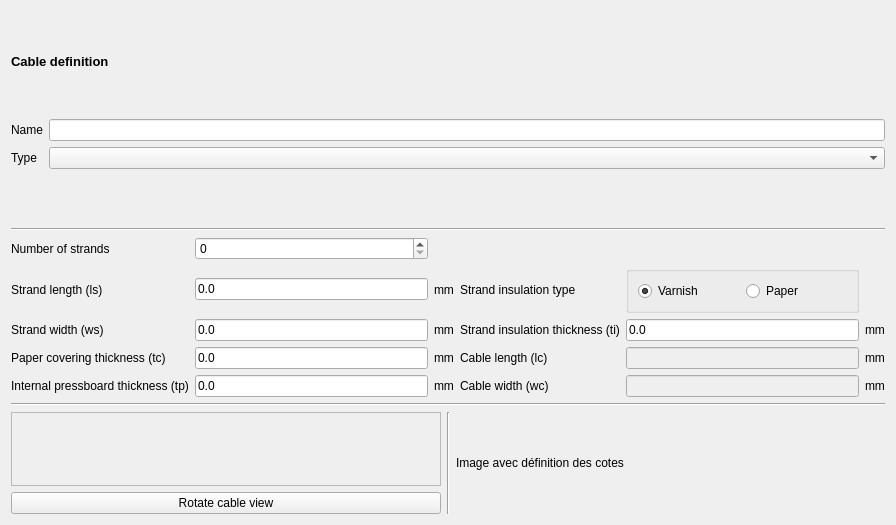
<?xml version="1.0" encoding="UTF-8"?>
<ui version="4.0">
 <class>Form</class>
 <widget class="QWidget" name="Form">
  <property name="geometry">
   <rect>
    <x>0</x>
    <y>0</y>
    <width>896</width>
    <height>525</height>
   </rect>
  </property>
  <property name="windowTitle">
   <string>Form</string>
  </property>
  <layout class="QVBoxLayout" name="verticalLayout">
   <item>
    <layout class="QVBoxLayout" name="verticalLayout_2">
     <item>
      <widget class="QLabel" name="ui_lbl_cableDef">
       <property name="text">
        <string>&lt;html&gt;&lt;head/&gt;&lt;body&gt;&lt;p&gt;&lt;span style=&quot; font-size:10pt; font-weight:600;&quot;&gt;Cable definition&lt;/span&gt;&lt;/p&gt;&lt;/body&gt;&lt;/html&gt;</string>
       </property>
      </widget>
     </item>
     <item>
      <layout class="QHBoxLayout" name="horizontalLayout">
       <item>
        <layout class="QFormLayout" name="formLayout">
         <item row="0" column="0">
          <widget class="QLabel" name="label_3">
           <property name="text">
            <string>Name</string>
           </property>
          </widget>
         </item>
         <item row="0" column="1">
          <widget class="QLineEdit" name="ui_le_name"/>
         </item>
         <item row="1" column="0">
          <widget class="QLabel" name="label_4">
           <property name="text">
            <string>Type</string>
           </property>
          </widget>
         </item>
         <item row="1" column="1">
          <widget class="QComboBox" name="ui_cBox_type"/>
         </item>
        </layout>
       </item>
      </layout>
     </item>
     <item>
      <widget class="Line" name="line">
       <property name="orientation">
        <enum>Qt::Horizontal</enum>
       </property>
      </widget>
     </item>
     <item>
      <layout class="QGridLayout" name="gridLayout">
       <item row="5" column="3">
        <widget class="QLabel" name="label_10">
         <property name="text">
          <string>Cable width (wc)</string>
         </property>
        </widget>
       </item>
       <item row="5" column="4">
        <widget class="QLineEdit" name="ui_le_cableThick">
         <property name="enabled">
          <bool>false</bool>
         </property>
        </widget>
       </item>
       <item row="1" column="2">
        <widget class="QLabel" name="label_13">
         <property name="text">
          <string>mm</string>
         </property>
        </widget>
       </item>
       <item row="3" column="0">
        <widget class="QLabel" name="label_7">
         <property name="text">
          <string>Strand width (ws)</string>
         </property>
        </widget>
       </item>
       <item row="0" column="2">
        <widget class="QLabel" name="label_20">
         <property name="text">
          <string/>
         </property>
        </widget>
       </item>
       <item row="3" column="2">
        <widget class="QLabel" name="label_14">
         <property name="text">
          <string>mm</string>
         </property>
        </widget>
       </item>
       <item row="0" column="0">
        <widget class="QLabel" name="label_5">
         <property name="text">
          <string>Number of strands</string>
         </property>
        </widget>
       </item>
       <item row="1" column="0">
        <widget class="QLabel" name="label_6">
         <property name="text">
          <string>Strand length (ls)</string>
         </property>
        </widget>
       </item>
       <item row="3" column="1">
        <widget class="QLineEdit" name="ui_le_strandThick">
         <property name="text">
          <string>0.0</string>
         </property>
        </widget>
       </item>
       <item row="5" column="5">
        <widget class="QLabel" name="label_19">
         <property name="text">
          <string>mm</string>
         </property>
        </widget>
       </item>
       <item row="1" column="1">
        <widget class="QLineEdit" name="ui_le_strandHeight">
         <property name="text">
          <string>0.0</string>
         </property>
        </widget>
       </item>
       <item row="5" column="2">
        <widget class="QLabel" name="label_15">
         <property name="text">
          <string>mm</string>
         </property>
        </widget>
       </item>
       <item row="4" column="2">
        <widget class="QLabel" name="label_16">
         <property name="text">
          <string>mm</string>
         </property>
        </widget>
       </item>
       <item row="3" column="5">
        <widget class="QLabel" name="label_17">
         <property name="text">
          <string>mm</string>
         </property>
        </widget>
       </item>
       <item row="4" column="1">
        <widget class="QLineEdit" name="ui_le_paperThick">
         <property name="text">
          <string>0.0</string>
         </property>
        </widget>
       </item>
       <item row="5" column="1">
        <widget class="QLineEdit" name="ui_le_pressboardThick">
         <property name="text">
          <string>0.0</string>
         </property>
        </widget>
       </item>
       <item row="4" column="0">
        <widget class="QLabel" name="ui_lbl_covering">
         <property name="text">
          <string>Paper covering thickness (tc)</string>
         </property>
        </widget>
       </item>
       <item row="5" column="0">
        <widget class="QLabel" name="label_12">
         <property name="text">
          <string>Internal pressboard thickness (tp)</string>
         </property>
        </widget>
       </item>
       <item row="4" column="3">
        <widget class="QLabel" name="label_9">
         <property name="text">
          <string>Cable length (lc)</string>
         </property>
        </widget>
       </item>
       <item row="3" column="3">
        <widget class="QLabel" name="label_8">
         <property name="text">
          <string>Strand insulation thickness (ti)</string>
         </property>
        </widget>
       </item>
       <item row="3" column="4">
        <widget class="QLineEdit" name="ui_le_varnishThick">
         <property name="text">
          <string>0.0</string>
         </property>
        </widget>
       </item>
       <item row="4" column="4">
        <widget class="QLineEdit" name="ui_le_cableHeight">
         <property name="enabled">
          <bool>false</bool>
         </property>
        </widget>
       </item>
       <item row="4" column="5">
        <widget class="QLabel" name="label_18">
         <property name="text">
          <string>mm</string>
         </property>
        </widget>
       </item>
       <item row="1" column="3">
        <widget class="QLabel" name="label">
         <property name="text">
          <string>Strand insulation type</string>
         </property>
        </widget>
       </item>
       <item row="1" column="4">
        <widget class="QGroupBox" name="groupBox">
         <property name="title">
          <string/>
         </property>
         <layout class="QHBoxLayout" name="horizontalLayout_4">
          <item>
           <widget class="QRadioButton" name="ui_rb_varnish">
            <property name="text">
             <string>Varnish</string>
            </property>
            <property name="checked">
             <bool>true</bool>
            </property>
           </widget>
          </item>
          <item>
           <widget class="QRadioButton" name="ui_rb_paper">
            <property name="text">
             <string>Paper</string>
            </property>
           </widget>
          </item>
         </layout>
        </widget>
       </item>
       <item row="0" column="1">
        <widget class="QSpinBox" name="ui_spBox_nbreStrands"/>
       </item>
      </layout>
     </item>
     <item>
      <widget class="Line" name="line_2">
       <property name="orientation">
        <enum>Qt::Horizontal</enum>
       </property>
      </widget>
     </item>
     <item>
      <layout class="QHBoxLayout" name="horizontalLayout_3">
       <item>
        <layout class="QVBoxLayout" name="verticalLayout_4">
         <item>
          <widget class="QFrame" name="ui_frame_cable">
           <property name="frameShape">
            <enum>QFrame::StyledPanel</enum>
           </property>
           <property name="frameShadow">
            <enum>QFrame::Raised</enum>
           </property>
          </widget>
         </item>
         <item>
          <widget class="QPushButton" name="ui_btn_rotateCable">
           <property name="text">
            <string>Rotate cable view</string>
           </property>
          </widget>
         </item>
        </layout>
       </item>
       <item>
        <widget class="Line" name="line_3">
         <property name="orientation">
          <enum>Qt::Vertical</enum>
         </property>
        </widget>
       </item>
       <item>
        <widget class="QLabel" name="ui_lbl_cableScheme">
         <property name="text">
          <string>Image avec définition des cotes</string>
         </property>
        </widget>
       </item>
      </layout>
     </item>
    </layout>
   </item>
  </layout>
 </widget>
 <tabstops>
  <tabstop>ui_le_name</tabstop>
  <tabstop>ui_cBox_type</tabstop>
  <tabstop>ui_spBox_nbreStrands</tabstop>
  <tabstop>ui_le_strandHeight</tabstop>
  <tabstop>ui_le_strandThick</tabstop>
  <tabstop>ui_le_paperThick</tabstop>
  <tabstop>ui_le_pressboardThick</tabstop>
  <tabstop>ui_rb_varnish</tabstop>
  <tabstop>ui_rb_paper</tabstop>
  <tabstop>ui_le_varnishThick</tabstop>
  <tabstop>ui_le_cableHeight</tabstop>
  <tabstop>ui_le_cableThick</tabstop>
  <tabstop>ui_btn_rotateCable</tabstop>
 </tabstops>
 <resources/>
 <connections/>
</ui>
